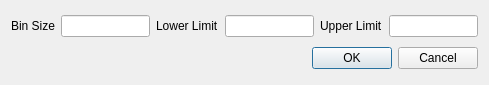
<?xml version="1.0" encoding="UTF-8"?>
<ui version="4.0">
 <class>Dialog</class>
 <widget class="QDialog" name="Dialog">
  <property name="geometry">
   <rect>
    <x>0</x>
    <y>0</y>
    <width>489</width>
    <height>85</height>
   </rect>
  </property>
  <property name="windowTitle">
   <string>Change data binning options</string>
  </property>
  <layout class="QVBoxLayout" name="verticalLayout">
   <item>
    <layout class="QGridLayout" name="gridLayout_2" columnstretch="1,0,0,0,0,0">
     <item row="0" column="3">
      <widget class="QLineEdit" name="lowlim_input"/>
     </item>
     <item row="0" column="4" alignment="Qt::AlignRight">
      <widget class="QLabel" name="uplim_label">
       <property name="text">
        <string>Upper Limit</string>
       </property>
      </widget>
     </item>
     <item row="0" column="2" alignment="Qt::AlignRight">
      <widget class="QLabel" name="lowlim_label">
       <property name="text">
        <string>Lower Limit</string>
       </property>
      </widget>
     </item>
     <item row="0" column="1">
      <widget class="QLineEdit" name="bin_size_input"/>
     </item>
     <item row="0" column="5">
      <widget class="QLineEdit" name="uplim_input"/>
     </item>
     <item row="0" column="0" alignment="Qt::AlignRight">
      <widget class="QLabel" name="bin_size_label">
       <property name="layoutDirection">
        <enum>Qt::LeftToRight</enum>
       </property>
       <property name="text">
        <string>Bin Size</string>
       </property>
      </widget>
     </item>
    </layout>
   </item>
   <item>
    <widget class="QDialogButtonBox" name="buttonBox">
     <property name="orientation">
      <enum>Qt::Horizontal</enum>
     </property>
     <property name="standardButtons">
      <set>QDialogButtonBox::Cancel|QDialogButtonBox::Ok</set>
     </property>
    </widget>
   </item>
  </layout>
 </widget>
 <resources/>
 <connections>
  <connection>
   <sender>buttonBox</sender>
   <signal>accepted()</signal>
   <receiver>Dialog</receiver>
   <slot>accept()</slot>
   <hints>
    <hint type="sourcelabel">
     <x>248</x>
     <y>254</y>
    </hint>
    <hint type="destinationlabel">
     <x>157</x>
     <y>274</y>
    </hint>
   </hints>
  </connection>
  <connection>
   <sender>buttonBox</sender>
   <signal>rejected()</signal>
   <receiver>Dialog</receiver>
   <slot>reject()</slot>
   <hints>
    <hint type="sourcelabel">
     <x>316</x>
     <y>260</y>
    </hint>
    <hint type="destinationlabel">
     <x>286</x>
     <y>274</y>
    </hint>
   </hints>
  </connection>
 </connections>
</ui>
